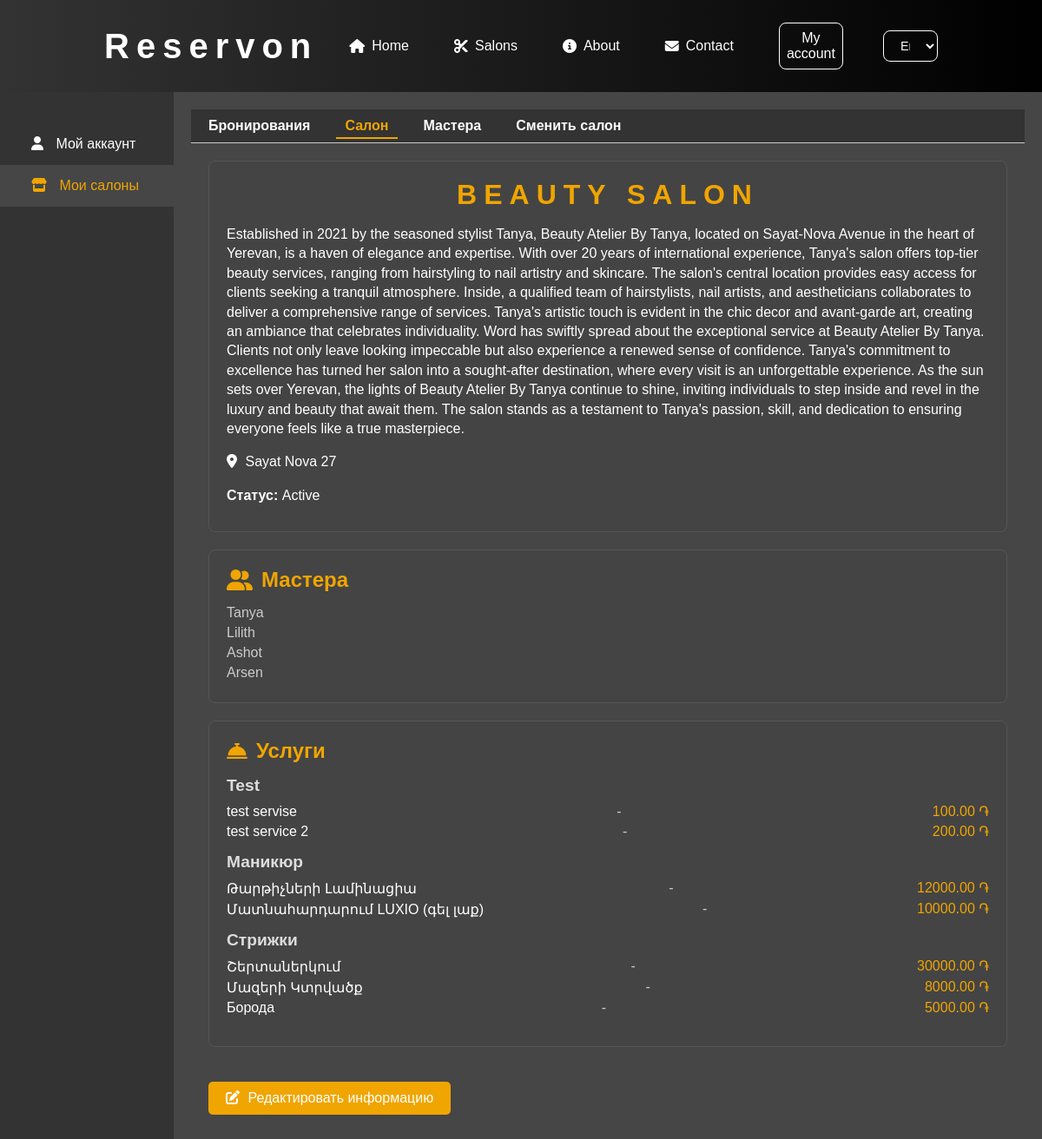
Page /user-account/ (signed in) on the committed database.
### salons/models.py (models this page shows, shortened)
class Salon(models.Model):
    admins = models.ManyToManyField(User, related_name='administered_salons', blank=True)
    STATUS_CHOICES = [
        ('new', 'New'),
        ('active', 'Active'),
        ('suspend', 'Suspend'),
        ('disable', 'Disable'),
    ]
    name = models.CharField('Salon name', max_length=50)
    logo = models.ImageField('Logo', upload_to='salon_logos/', blank=True, null=True)
    address = models.CharField('Address', max_length=100)
    coordinates = models.CharField('Coordinates', max_length=50, blank=True, null=True)
    default_duration = models.IntegerField('Default duration (minutes)', default=20)
    default_price = models.DecimalField('Default price', max_digits=15, decimal_places=0, default=2000)
    services_hy = models.CharField('Services_hy', max_length=100, blank=True, null=True)
    services_ru = models.CharField('Services_ru', max_length=100, blank=True, null=True)
    services_eng = models.CharField('Services_eng', max_length=100, blank=True, null=True)
    shortDescription_hy = models.CharField('Short description_hy', max_length=100, blank=True, null=True)
    shortDescription_ru = models.CharField('Short description_ru', max_length=100, blank=True, null=True)
    shortDescription_eng = models.CharField('Short description_eng', max_length=100, blank=True, null=True)
    description_hy = models.TextField('description_hy', blank=True)
    description_ru = models.TextField('description_ru', blank=True)
    description_eng = models.TextField('description_eng', blank=True)
    reservDays = models.IntegerField('Reserv days', default=9)
    status = models.CharField(
        max_length=10,
        choices=STATUS_CHOICES,
        default='new',
        verbose_name="Status"
    )
    class Meta:
        verbose_name = 'Salon'
        verbose_name_plural = 'Salons'

class Barber(models.Model):
    salon = models.ForeignKey(Salon, on_delete=models.CASCADE, related_name='barbers')
    user = models.OneToOneField(User, on_delete=models.SET_NULL, null=True, blank=True)
    name = models.CharField(max_length=100)
    avatar = models.ImageField(upload_to='salons/barbers', blank=True, null=True)
    description = models.TextField(blank=True, null=True)
    categories = models.ManyToManyField(ServiceCategory, related_name='barbers')  # Add this line

class Service(models.Model):
    STATUS_CHOICES = [
        ('active', 'Active'),
        ('suspend', 'Suspend'),
    ]
    name = models.CharField(max_length=100)
    image = models.ImageField(upload_to='salons/services', blank=True, null=True)
    price = models.DecimalField(max_digits=8, decimal_places=2)
    duration = models.DurationField()
    salon = models.ForeignKey(Salon, on_delete=models.CASCADE, related_name='services')
    category = models.ForeignKey(ServiceCategory, on_delete=models.SET_NULL, null=True, blank=True, related_name='services')
    status = models.CharField(
        max_length=10,
        choices=STATUS_CHOICES,
        default='active',
        verbose_name="Status"
    )

class ServiceCategory(models.Model):
    name = models.CharField(max_length=100, unique=True)  # Название категории
    default_duration = models.IntegerField('Default duration (minutes)', default=15)

### user_account/views.py (the view)
# urls.py: path('', views.account_dashboard, name='account_dashboard'),
@login_required
def account_dashboard(request):
    user = request.user
    salons = user.administered_salons.all()
    salon_id = request.GET.get('salon_id')
    if salon_id:
        selected_salon = get_object_or_404(Salon, id=salon_id, admins=user)
    else:
        selected_salon = salons.first() if salons.exists() else None
    categories_with_services = []
    if selected_salon:
        services = selected_salon.services.select_related('category').all()
        category_services = defaultdict(list)
        for service in services:
            category_name = service.category.name if service.category else 'Без категории'
            category_services[category_name].append(service)
        categories_with_services = sorted(category_services.items())
    context = {
        'salons': salons,
        'selected_salon': selected_salon,
        'categories_with_services': categories_with_services,
        'currency_symbol': '֏',
        'active_menu': 'salon',
        'active_sidebar': 'salons',
    }
    return render(request, 'user_account/dashboard.html', context)

### main/context_processors.py (called while the page is built)
def is_admin_processor(request):
    if request.user.is_authenticated:
        is_admin = request.user.administered_salons.exists()
    else:
        is_admin = False
    return {'is_admin': is_admin}

### user_account/templates/user_account/dashboard.html
{% extends "user_account/account_base.html" %}
{% load static %}
{% block page_content %}
<div class="salon-content">
    {% if selected_salon %}
        <div class="card">
            <h1 class="card-title">{{ selected_salon.name }}</h1>
            <div class="card-body">
                <p class="salon-description">{{ selected_salon.description_hy|default:"Описание не указано" }}</p>
                <p class="salon-address"><i class="fas fa-map-marker-alt"></i> {{ selected_salon.address }}</p>
                <p class="salon-status"><strong>Статус:</strong> {{ selected_salon.get_status_display }}</p>
            </div>
        </div>
        <a href="{% url 'user_account:salon_masters' %}" class="card card-link">
            <h2 class="card-subtitle"><i class="fas fa-user-friends"></i> Мастера</h2>
            <div class="card-body">
                {% if selected_salon.barbers.all %}
                    <ul class="barbers-list">
                        {% for barber in selected_salon.barbers.all %}
                            <li>{{ barber.name }}</li>
                        {% empty %}
                            <li>Нет мастеров.</li>
                        {% endfor %}
                    </ul>
                {% else %}
                    <p>Нет мастеров.</p>
                {% endif %}
            </div>
        </a>
        <div class="card">
            <h2 class="card-subtitle"><i class="fas fa-concierge-bell"></i> Услуги</h2>
            <div class="card-body">
                {% if categories_with_services %}
                    {% for category_name, services in categories_with_services %}
                        <div class="service-category">
                            <h3 class="service-category-title">{{ category_name }}</h3>
                            <ul class="services-list">
                                {% for service in services %}
                                    <li>
                                        <span class="service-name">{{ service.name }}</span>
                                        - <span class="service-price">{{ service.price }} {{ currency_symbol }}</span>
                                    </li>
                                {% endfor %}
                            </ul>
                        </div>
                    {% endfor %}
                {% else %}
                    <p>Нет услуг.</p>
                {% endif %}
            </div>
        </div>
        <a href="#" class="edit-button"><i class="fas fa-edit"></i> Редактировать информацию</a>
    {% else %}
        <p>У вас нет салонов.</p>
    {% endif %}
</div>
{% endblock %}

### main/static/main/css/main.css (style rules this page uses)
body { background-color: #000; color: #fff; font-family: 'Helvetica Neue', Helvetica, Arial, sans-serif; margin: 0; padding: 0; }
* { box-sizing: border-box; }
h1 { font-family: Moderne Sans, sans-serif; text-align: center; font-size: 2rem; width: 100%; letter-spacing: .5rem; margin-bottom: 20px; }

### user_account/static/user_account/css/unified.css (style rules this page uses)
body { background-color: #333; color: #fff; font-family: 'Arial', sans-serif; margin: 0; padding: 0; }
h1, h2, h3, h4 { color: #fff; margin-bottom: 15px; }
a { color: rgb(240,165,0); text-decoration: none; }

### user_account/static/user_account/css/dashboard.css (style rules this page uses)
.card { background-color: #444; border-radius: 8px; padding: 20px; margin-bottom: 20px; border: 1px solid #555; transition: transform 0.3s, box-shadow 0.3s; }
.card-title { font-size: 2em; margin: 0 0 10px; color: rgb(240,165,0); word-wrap: break-word; }
.card-subtitle { font-size: 1.5em; margin: 0 0 15px; color: rgb(240,165,0); display: flex; align-items: center; }
.card-subtitle i { margin-right: 10px; }
.card-body p { margin-bottom: 10px; font-size: 1rem; line-height: 1.4; color: #fff; }
.card-body ul { list-style-type: none; padding-left: 0; margin: 0; }
.card-body li { margin: 5px 0; font-size: 1rem; color: #ccc; }
.salon-description { margin-bottom: 15px; }
.salon-address i { margin-right: 5px; }
.barbers-list li { color: #ccc; }
.service-category { margin-bottom: 15px; }
.service-category-title { margin: 10px 0; font-size: 1.2rem; color: #ddd; }
.services-list li { display: flex; justify-content: space-between; font-size: 1rem; color: #ccc; }
.services-list .service-name { color: #fff; margin-right: 10px; }
.services-list .service-price { color: rgb(240,165,0); }
.edit-button { display: inline-block; margin-top: 20px; padding: 10px 20px; background-color: rgb(240,165,0); color: white; text-decoration: none; border-radius: 5px; transition: background-color 0.3s; }
.edit-button i { margin-right: 5px; }
.card-link { text-decoration: none; color: inherit; display: block; }

### user_account/static/user_account/css/edit_booking.css (style rules this page uses)
:root { --primary-color: #009bff; --primary-hover: #006bb3; --secondary-color: #f0a500; --secondary-hover: #dc9100; --danger-color: #c80000; --danger-hover: #aa0000; --background-color: #333333; --background-hover: #3c3c3c; --card-background: #333333; --card-hover-background: #3c3c3c; --text-color: #ffffff; --text-muted: #cccccc; --border-color: #c8c8c8; --shadow-color: rgba(0, 0, 0, 0.3); --shadow-hover-color: rgba(0, 0, 0, 0.5); --input-background: #464646; --input-border: #c8c8c8; }

### rows in the picture
Salon: name "BEAUTY SALON", description_hy "Established in 2021 by the seasoned stylist Tanya, Beauty Atelier By Tanya, located on Sayat-Nova Avenue in the heart of Yerevan, is a haven of elegance and expertise. With over 20 years of international experience, Tanya's salon offers top-tier beauty services, ranging from hairstyling to nail artistry and skincare. The salon's central location provides easy access for clients seeking a tranquil atmosphere. Inside, a qualified team of hairstylists, nail artists, and aestheticians collaborates to deliver a comprehensive range of services. Tanya's artistic touch is evident in the chic decor and avant-garde art, creating an ambiance that celebrates individuality. Word has swiftly spread about…", address "Sayat Nova 27", status "Active"
Barber: name "Tanya"
Barber: name "Lilith"
Barber: name "Ashot"
Barber: name "Arsen"
Service: name "Test", name "test servise", price "100.00", currency_symbol "֏"
Service: name "test service 2", price "200.00", currency_symbol "֏"
Service: name "Маникюр", name "Թարթիչների Լամինացիա", price "12000.00", currency_symbol "֏"
Service: name "Մատնահարդարում LUXIO (գել լաք)", price "10000.00", currency_symbol "֏"
Service: name "Стрижки", name "Շերտաներկում", price "30000.00", currency_symbol "֏"
Service: name "Մազերի Կտրվածք", price "8000.00", currency_symbol "֏"
Service: name "Борода", price "5000.00", currency_symbol "֏"

### other values in the picture
form field language "English"
